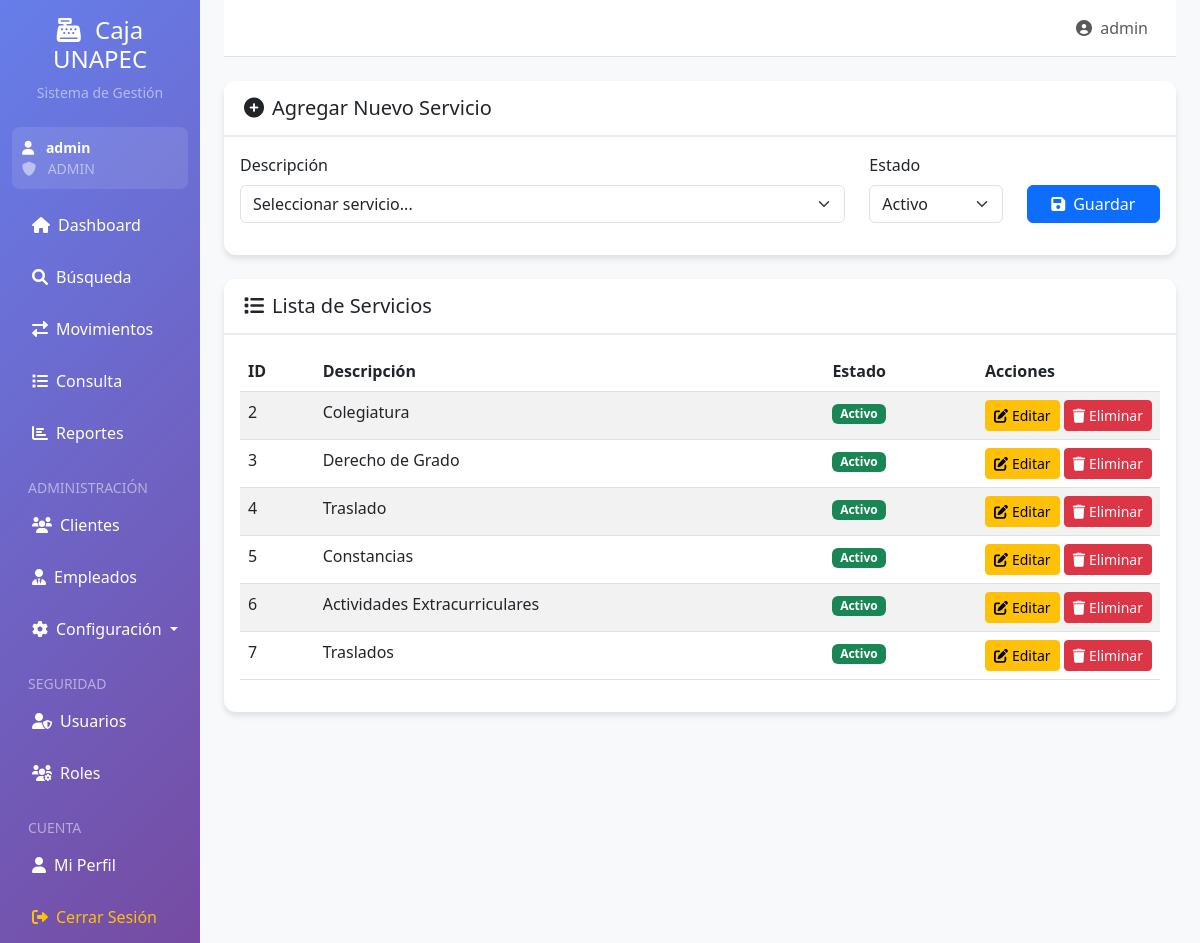
The app's page /servicios (signed in), older data.
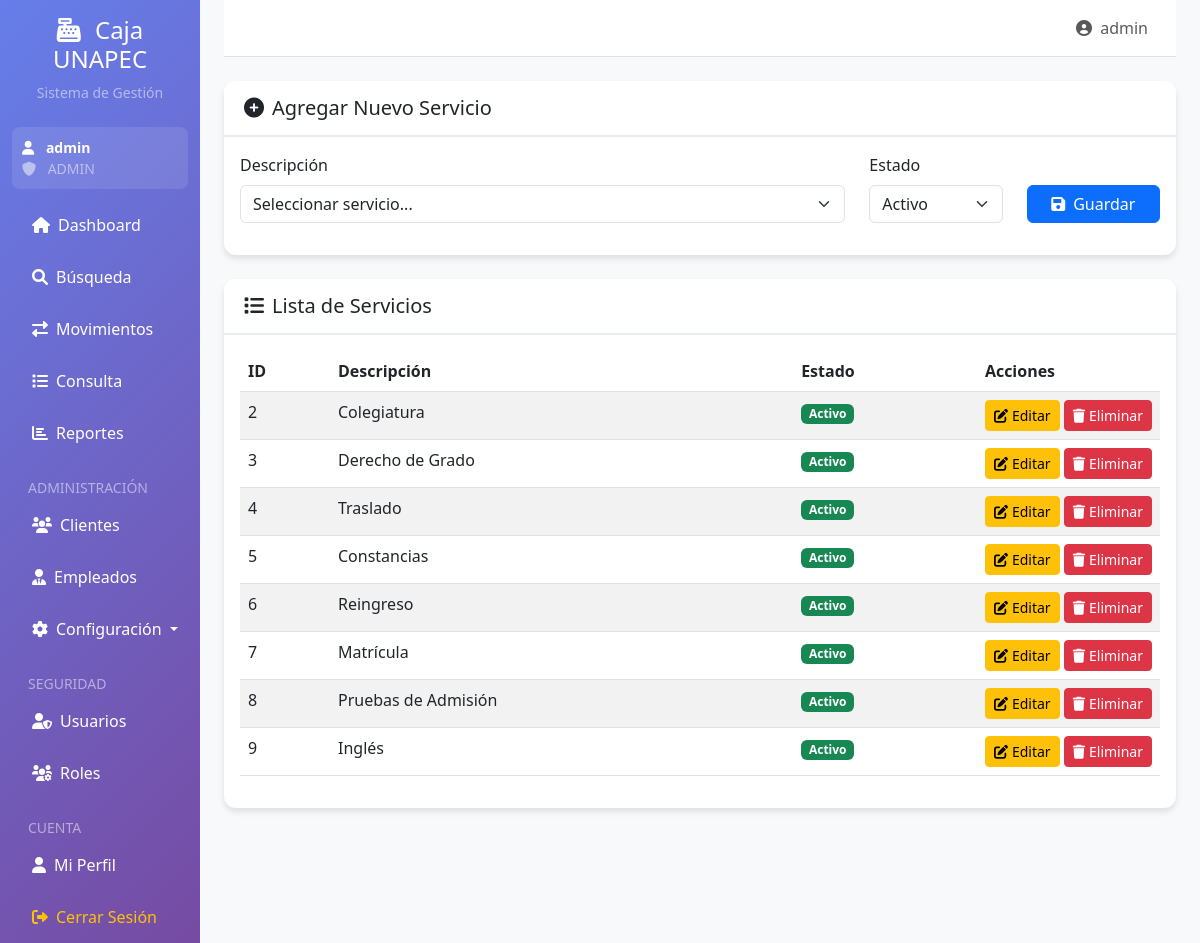
The same page, newer data.
### app.py (models this page shows)
class Servicio(db.Model):
    id = db.Column(db.Integer, primary_key=True)
    descripcion = db.Column(db.String(200), nullable=False)
    estado = db.Column(db.String(20), default='Activo')
    movimientos = db.relationship('MovimientoCaja', backref='servicio', lazy=True, cascade='all, delete-orphan')

### app.py (the view)
@app.route('/servicios')
@gerente_required
def servicios():
    servicios_list = Servicio.query.all()
    return render_template('servicios.html', servicios=servicios_list)

### app.py (called while the page is built)
@login_manager.user_loader
def load_user(user_id):
    return Usuario.query.get(int(user_id))

def requiere_rol(roles_permitidos):
    def decorator(f):
        @wraps(f)
        def decorated_function(*args, **kwargs):
            if not current_user.is_authenticated:
                return redirect(url_for('login'))
            if current_user.rol.nombre not in roles_permitidos:
                flash('No tienes permisos para acceder a esta página.', 'danger')
                return redirect(url_for('index'))
            return f(*args, **kwargs)
        return decorated_function
    return decorator

@app.context_processor
def inject_datetime():
    return {'datetime': datetime}

### templates/servicios.html (shortened to what this page needs)
{% extends "base.html" %}
{% block content %}
<div class="row">
    <div class="col-12">
        <div class="card mb-4">
            <div class="card-header">
                <h5 class="card-title mb-0">
                    <i class="fas fa-plus-circle me-2"></i>Agregar Nuevo Servicio
                </h5>
            </div>
            <div class="card-body">
                <form method="POST" action="{{ url_for('agregar_servicio') }}">
                    <div class="row">
                        <div class="col-md-8 mb-3">
                            <label class="form-label">Descripción</label>
                            <select class="form-select" name="descripcion" required>
                                <option value="">Seleccionar servicio...</option>
                            </select>
                        </div>
                        <div class="col-md-2 mb-3">
                            <label class="form-label">Estado</label>
                            <select class="form-select" name="estado" required>
                                <option value="Activo">Activo</option>
                            </select>
                        </div>
                        <div class="col-md-2 mb-3">
                            <label class="form-label">&nbsp;</label>
                            <button type="submit" class="btn btn-primary w-100">
                                <i class="fas fa-save me-2"></i>Guardar
                            </button>
                        </div>
                    </div>
                </form>
            </div>
        </div>
        <div class="card">
            <div class="card-header">
                <h5 class="card-title mb-0">
                    <i class="fas fa-list me-2"></i>Lista de Servicios
                </h5>
            </div>
            <div class="card-body">
                <div class="table-responsive">
                    <table class="table table-striped">
                        <thead>
                            <tr>
                                <th>ID</th>
                                <th>Descripción</th>
                                <th>Estado</th>
                                <th class="table-actions">Acciones</th>
                            </tr>
                        </thead>
                        <tbody>
                            {% for servicio in servicios %}
                            <tr>
                                <td>{{ servicio.id }}</td>
                                <td>{{ servicio.descripcion }}</td>
                                <td>
                                    <span class="badge bg-{% if servicio.estado == 'Activo' %}success{% else %}danger{% endif %}">
                                        {{ servicio.estado }}
                                    </span>
                                </td>
                                <td class="table-actions">
                                    <button type="button" class="btn btn-sm btn-warning" data-bs-toggle="modal" data-bs-target="#editModal{{ servicio.id }}">
                                        <i class="fas fa-edit me-1"></i>Editar
                                    </button>
                                    <a href="{{ url_for('eliminar_servicio', id=servicio.id) }}" class="btn btn-sm btn-danger" onclick="return confirmDelete()">
                                        <i class="fas fa-trash me-1"></i>Eliminar
                                    </a>
                                </td>
                            </tr>
                            {% else %}
                            <tr>
                                <td colspan="4" class="text-center text-muted">No hay servicios registrados</td>
                            </tr>
                            {% endfor %}
                        </tbody>
                    </table>
                </div>
            </div>
        </div>
    </div>
</div>
{% endblock %}

Row changes from the older to the newer data that the page shows:
changed Servicio id 6: descripcion "Actividades Extracurriculares" → "Reingreso"
changed Servicio id 7: descripcion "Traslados" → "Matrícula"
added Servicio: id "8", descripcion "Pruebas de Admisión", estado "Activo"
added Servicio: id "9", descripcion "Inglés", estado "Activo"
